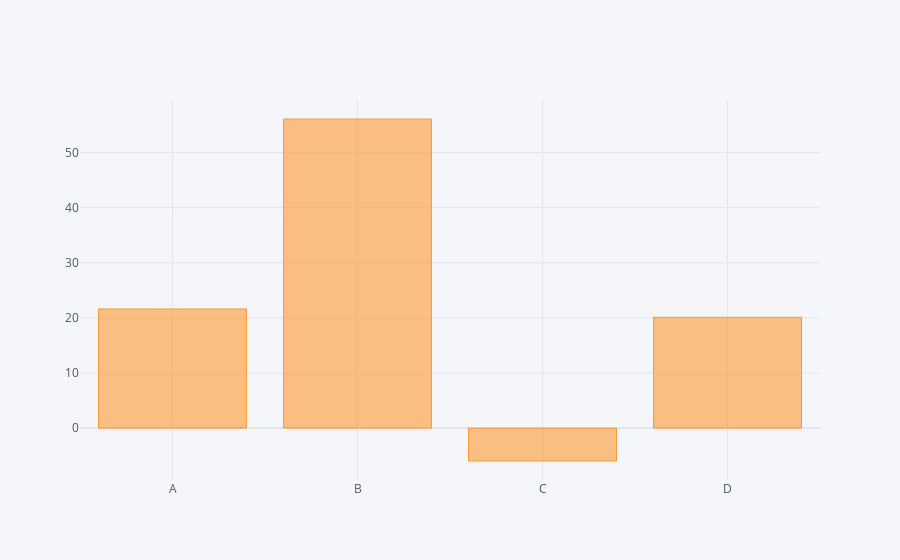

Notebook cell for this chart:
### Code cell
df.sum().iplot(kind='bar') #sum for aggregate and then plot

### Figure 1 — Plotly figure (JSON) as saved in the notebook; plotly's stock layout.template omitted (floating-point values rounded to 4 significant figures)
{"data": [{"marker": {"color": "rgba(255, 153, 51, 0.6)", "line": {"color": "rgba(255, 153, 51, 1.0)", "width": 1}}, "name": "None", "orientation": "v", "text": "", "type": "bar", "x": ["A", "B", "C", "D"], "y": [21.62, 56.09, -5.968, 20.11]}], "layout": {"legend": {"bgcolor": "#F5F6F9", "font": {"color": "#4D5663"}}, "paper_bgcolor": "#F5F6F9", "plot_bgcolor": "#F5F6F9", "title": {"font": {"color": "#4D5663"}}, "xaxis": {"gridcolor": "#E1E5ED", "showgrid": true, "tickfont": {"color": "#4D5663"}, "title": {"font": {"color": "#4D5663"}, "text": ""}, "zerolinecolor": "#E1E5ED"}, "yaxis": {"gridcolor": "#E1E5ED", "showgrid": true, "tickfont": {"color": "#4D5663"}, "title": {"font": {"color": "#4D5663"}, "text": ""}, "zerolinecolor": "#E1E5ED"}}}
